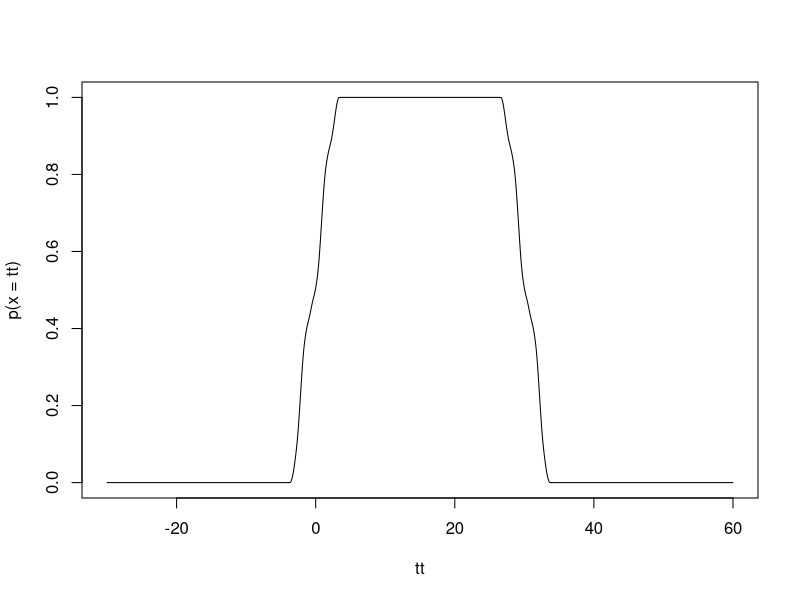
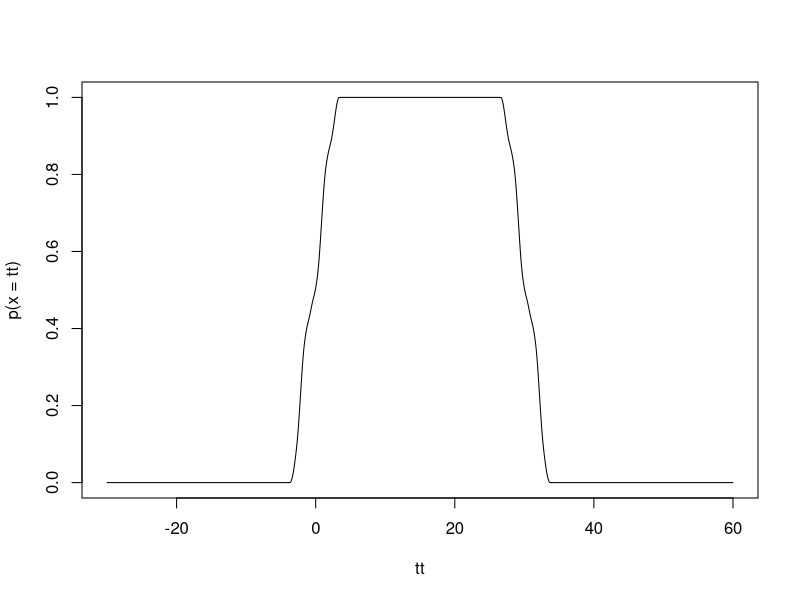

Source code (R) for these figures, in order: (Note: this script raises an error after producing the figures.)
# Example 1 - moving bounds out

t1 <- 0
t2 <- 30
delta <- t2 - t1

t <- seq(t1-30,t2+30, length.out = 90)
pt <- c(rep(0,27),0.1,0.35,0.45,0.55,0.8,0.9,rep(1,24),0.9,0.8,0.55,0.45,0.35,0.1,rep(0,27))

p <- splinefun(x = t, y = pt, method = "monoH.FC")

tt<- seq(t1-30,t2+30,0.001)
plot(x = tt, p(x=tt), type = "l")


posterior_minus_crit <- function(x, alpha=0.05, f = p) {
  #browser()
  ptt <- pmax(0, f(tt)) # normalize so prob >0
  const <- sum(ptt)
  sptt <- sort(ptt, decreasing = TRUE) / const
  critp <- sptt[which(cumsum(sptt) >= 1-alpha)[1]] * const
  return(f(x) - critp)
}

CI.LB <- uniroot(posterior_minus_crit, interval = c(t1-delta,t1+delta/2))$root
CI.UB <- uniroot(posterior_minus_crit, interval = c(t2-delta/2,t2+delta))$root

plot(x = tt, p(x=tt), type = "l")
ptt <- pmax(0, p(x=tt)) # normalize so prob >0
const <- sum(ptt)
sptt <- sort(ptt, decreasing = TRUE) / const
critp <- sptt[which(cumsum(sptt) >= 1-alpha)[1]] * const
abline(h=critp, col = "red", lty = 3)
abline(v=t1, col= "green")
abline(v=t2, col= "green")
abline(v=CI.LB, col = "blue", lty = 3)
abline(v=CI.UB, col = "blue", lty = 3)
text(t1+3, 0.1, as.character(t1), col = "green")
text(t2-3, 0.1, as.character(t2), col = "green")
text(CI.LB-7, 0.1, as.character(round(CI.LB,2)), col = "blue")
text(CI.UB+7, 0.1, as.character(round(CI.UB,2)), col = "blue")



# Example 2 - moving bounds in
t1 <- 0
t2 <- 150
delta <- t2 - t1

t <- seq(t1-30,t2+30, length.out = 204)
pt <- c(rep(0,20),0.05,0.07,0.1,0.15,0.2,0.25,0.3,0.4,0.5,0.6,0.7,0.8,0.85,0.9,rep(1,136),0.9,0.85,0.8,0.7,0.6,0.5,0.4,0.3,0.25,0.2,0.15,0.1,0.07,0.05,rep(0,20))

p <- splinefun(x = t, y = pt, method = "monoH.FC")

tt<- seq(t1-30,t2+30,0.001)
plot(x = tt, p(x=tt), type = "l")


posterior_minus_crit <- function(x, alpha=0.05, f = p) {
  #browser()
  ptt <- pmax(0, f(tt)) # normalize so prob >0
  const <- sum(ptt)
  sptt <- sort(ptt, decreasing = TRUE) / const
  critp <- sptt[which(cumsum(sptt) >= 1-alpha)[1]] * const
  return(f(x) - critp)
}

CI.LB <- uniroot(posterior_minus_crit, interval = c(t1-delta,t1+delta/2))$root
CI.UB <- uniroot(posterior_minus_crit, interval = c(t2-delta/2,t2+delta))$root

plot(x = tt, p(x=tt), type = "l")
ptt <- pmax(0, p(x=tt)) # normalize so prob >0
const <- sum(ptt)
sptt <- sort(ptt, decreasing = TRUE) / const
critp <- sptt[which(cumsum(sptt) >= 1-alpha)[1]] * const
abline(h=critp, col = "red", lty = 3)
abline(v=t1, col= "green")
abline(v=t2, col= "green")
abline(v=CI.LB, col = "blue", lty = 3)
abline(v=CI.UB, col = "blue", lty = 3)
text(t1-7, 0.1, as.character(t1), col = "green")
text(t2+7, 0.1, as.character(t2), col = "green")
text(CI.LB+15, 0.1, as.character(round(CI.LB,2)), col = "blue")
text(CI.UB-15, 0.1, as.character(round(CI.UB,2)), col = "blue")
